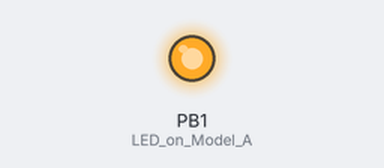
Simulated run of this sketch. Board: ATtiny85, built with avr-gcc and run on an emulated ATtiny85. Parts: output pins drawn as LEDs (lit = HIGH).

Above: at 0.5 s.
At 4.5 s:
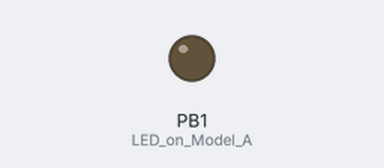
Timing chart, 0 to 6.9 s (numbered marks = the images above):
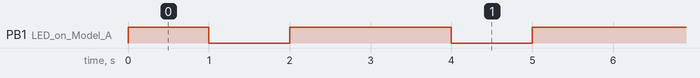

Measured:
- by itself, PB1 (LED_on_Model_A): repeats every 3.0 s: LOW 1.0 s, HIGH 2.0 s
- by itself, everything shown: repeats every 3.0 s, in 4 steps

The sketch:

blinkenlights.ino
```cpp
#include "DigiKeyboard.h"
#define KEY_CAPS_LOCK 57

void setup() {
  // don't need to set anything up to use DigiKeyboard
  // Run Once Section
  pinMode(1, OUTPUT); // LED on Model A
}

void loop() {
  digitalWrite(1,HIGH);
  DigiKeyboard.delay(1000);
  digitalWrite(1,LOW);
  // put your main code here, to run repeatedly:
  DigiKeyboard.delay(1000);
  DigiKeyboard.sendKeyStroke(0);
  DigiKeyboard.sendKeyStroke(KEY_CAPS_LOCK);
  digitalWrite(1,HIGH);
  DigiKeyboard.delay(1000);
  DigiKeyboard.sendKeyStroke(0);
  DigiKeyboard.sendKeyStroke(KEY_CAPS_LOCK);
  digitalWrite(1,LOW);

}
```
